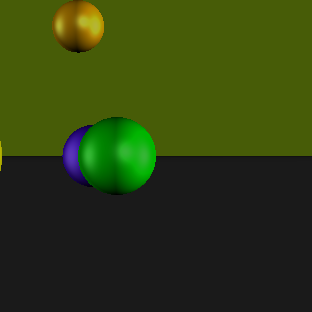
Frame 1 (no input)
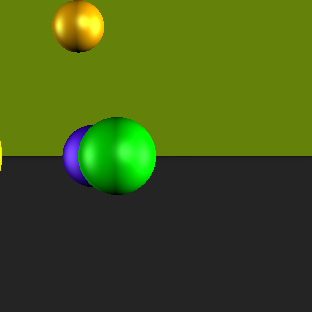
Frame 60 (the mouse pressed at the canvas centre just before this capture)
Frame 120 (the mouse held since frame 60 and released just before this capture): identical to frame 60, image omitted

The Processing sketch that drew these frames (run headless with seeded random() and noise(); from frame 60 on, the mouse is pressed at the canvas centre):

// Processing sketch: rev_4_mat
// ── rev_4_mat.pde
PVector eyePos;
ArrayList <Shape> shapes;
ArrayList <LightSource> lightSources;

LightSource lightSource;
FColor ambientInt;
FColor ambInt;

FColor kAmb;
FColor kDif;
FColor kSpe;
float shine;

void setup()
{
  size(312, 312);
  background(color(0, 0, 0));

  eyePos = new PVector(0, 0, -5);
  shapes = new ArrayList<Shape>();

  Sphere sph1 = new Sphere(new PVector(2, 0, 20), 1);
  shapes.add(sph1);
  sph1.material.ambientFactor.set(0.01, 0.01, 0.01);
  sph1.material.diffuseFactor.set(0.19, 0.00, 0.70);
  sph1.material.specularFactor.set(0.30, 0.30, 0.30);
  sph1.material.shininess = 3.0;
  Sphere sph2 = new Sphere(new PVector(1, 0, 15), 1);
  shapes.add(sph2);
  sph2.material.ambientFactor.set(0.01, 0.01, 0.01);
  sph2.material.diffuseFactor.set(0.00, 0.69, 0.00);
  sph2.material.specularFactor.set(0.30, 0.30, 0.30);
  sph2.material.shininess = 8.0;
  Sphere sph3 = new Sphere(new PVector(3, 0, 5), 1);
  shapes.add(sph3);
  sph3.material.ambientFactor.set(0.01, 0.01, 0.01);
  sph3.material.diffuseFactor.set(0.70, 0.69, 0.00);
  sph3.material.specularFactor.set(0.30, 0.30, 0.30);
  sph3.material.shininess = 8.0;
  Sphere sph4 = new Sphere(new PVector(3, 5, 25), 1);
  shapes.add(sph4);
  sph4.material.ambientFactor.set(0.01, 0.41, 0.01);
  sph4.material.diffuseFactor.set(0.70, 0.49, 0.00);
  sph4.material.specularFactor.set(0.30, 0.50, 0.30);
  sph4.material.shininess = 8.0;
  Sphere sph5 = new Sphere(new PVector(-1, 4, 6), 1);
  shapes.add(sph5);
  sph5.material.ambientFactor.set(0.01, 0.01, 0.01);
  sph5.material.diffuseFactor.set(0.20, 1.69, 1.00);
  sph5.material.specularFactor.set(0.00, 0.30, 0.30);
  sph5.material.shininess = 8.0;

  Plane pln = new Plane(new PVector(0, 1, 0), new PVector(0, -1, 0));
  shapes.add(pln);

  lightSources = new ArrayList<LightSource>();
  PointLightSource pls4 = new PointLightSource(new PVector(1000, 5, -5), new FColor(1, 1, 1));
  lightSources.add(pls4);
  PointLightSource pls5 = new PointLightSource(new PVector(-1110, 5, -5), new FColor(1, 1, 1));
  lightSources.add(pls5);
  PointLightSource pls6 = new PointLightSource(new PVector(-1110, 511, -2225), new FColor(1, 1111, 1));
  lightSources.add(pls6);

  ambInt = new FColor(0.1, 0.1, 0.1);
}

void draw()
{ 
  PVector pw = new PVector();
  pw.z = 0;

  for (int y = 0; y <height; ++ y)
  {
    pw.y = map(y, 0, height - 1, 1, -1);
    for (int x = 0; x <width; ++x)
    {
      pw.x = map(x, 0, width - 1, 1, -1);

      stroke(color(100, 130, 10));

      PVector eyeDir = PVector.sub(pw, eyePos);
      Ray eyeRay = new Ray(eyePos, eyeDir);
      IntersectionPoint nearestIntP = null;
      Shape nearestShape = null;
      for (int i = 0; i < shapes.size(); ++i)
      {

        IntersectionPoint res = shapes.get(i).testIntersection(eyeRay);
        if (res != null)
        {
          if (nearestIntP == null || nearestIntP.distance  > res.distance)
          {
            nearestIntP = res;
            nearestShape = shapes.get(i);
          }
        }
      }
      IntersectionPoint  res = nearestIntP;
      if (nearestShape != null)
      {
        kAmb =  nearestShape.material.ambientFactor;
        kDif =  nearestShape.material.diffuseFactor;
        kSpe =  nearestShape.material.specularFactor;
        shine = nearestShape.material.shininess;
      }
      if (res != null)
      {
        FColor col = new FColor(0, 0, 0);
        for (int l = 0; l < lightSources.size(); ++l)
        {
          Lighting ltg = lightSources.get(l).lightingAt(res.position);
          float nlDot = constrain(res.normal.dot(ltg.direction), 0, 1);
          col.add(new FColor (255*constrain(kDif.red*nlDot, 0, 1), 255*constrain(kDif.green*nlDot, 0, 1), 255*constrain(kDif.blue*nlDot, 0, 1)));
          if (nlDot > 0)
          {
            PVector refDir = PVector.sub(PVector.mult(res.normal, 2*nlDot), ltg.direction);
            PVector invEyeDir = PVector.mult(eyeDir, -1);
            invEyeDir.normalize();
            float vrDot = constrain(refDir.dot(invEyeDir), 0, 1);
            col.add(new FColor (255*constrain(pow(vrDot, shine)*kSpe.red, 0, 1), 255*constrain(pow(vrDot, shine)*kSpe.green, 0, 1), 255*constrain(pow(vrDot, shine)*kSpe.red, 0, 1)));
          }
        }
        stroke(col.red, col.green, col.blue);
      }
      point(x, y);
    }
  }
}


//PVector eyePos;
//Shape shape;

//LightSource lightSource;
//FColor ambientIntensity;

//FColor kAmb;
//FColor kDif;
//FColor kSpe;
//float shininess;

//void setup()
//{
//  size(512, 512);
//  background(color(0, 0, 0));

//  noSmooth();
//  noLoop();
//}

//void draw()
//{
//  eyePos = new PVector(0, 0, -5);

//  Sphere sph = new Sphere();
//  sph.center.set(0, 0, 5);
//  sph.radius = 1;
//  shape = sph;

//  PointLightSource pls = new PointLightSource();
//  pls.position.set(0, 0, 5);
//  pls.intensity.set(1.00, 1.00, 1.00);
//  lightSource = pls;

//  ambientIntensity = new FColor(0.10, 0.10, 0.10);

//  kAmb = new FColor(0.01, 0.01, 0.01);
//  //kAmb = new FColor(1000, 1001, 1001);
//  kDif = new FColor(0.69, 0.00, 0.00);
//  kSpe = new FColor(0.30, 0.30, 0.30);
//  shininess = 8;

//  PVector pw = new PVector();
//  pw.z = 0;
//  //Sphere sph = new Sphere(new PVector(0,0,5), 1);

//  for (int y = 0; y < height; ++y)
//  {
//    pw.y = map(y, 0, height - 1, 1, -1);
//    for (int x = 0; x <width; ++x)
//    {
//      pw.x = map(x, 0, width -1, 1, -1);

//      PVector eyeDir = PVector.sub(pw, eyePos);
//      Ray eyeRay = new Ray(eyePos, eyeDir);

//      stroke(color(100, 10, 237));

//      IntersectionPoint res = sph.testIntersection(eyeRay);
//      if (res != null)
//      {
//        FColor col = new FColor(0, 0, 0);
//        //ambientIntensity.mult(kAmb);
//        //col.add(ambientIntensity);

//        Lighting ltg  = pls.lightingAt(res.position);
//        ltg.direction = PVector.sub(pls.position, res.position); 
//        ltg.direction.normalize();
//        res.normal = PVector.sub(res.position, sph.center);
//        res.normal.normalize();
//        float nlDot = constrain((res.normal).dot(ltg.direction), 0, 1);
//        print(res.normal);

//        if (nlDot != 0)
//          print("got \n");

//        //kDif.red *= nlDot;
//        //kDif.blue *= nlDot;
//        //kDif.green *= nlDot;
//        kDif.red *= 1000;
//        kDif.blue *= 1000;
//        kDif.green *= 1000;
//        col.add(kDif);

//        //if(nlDot > 0)
//        //{
//        //  PVector refDir = PVector.sub(PVector.mult(res.normal, 2*nlDot), ltg.direction);
//        //  PVector invEyeDir = PVector.mult(eyeDir, -1);
//        //  invEyeDir.normalize();

//        //  float vrDot = constrain(refDir.dot(invEyeDir),0,1);
//        //  FColor imp = new FColor(100000,100000,100000);
//        //  col.add(imp);
//        //}
//        stroke(color(col.red, col.green, col.blue));
//      }
//      point(x, y);
//    }
//  }
//}

// ── GeometryUtils.pde

class FColor
{
  public float red, green, blue;
  public FColor(){ this(0,0,0); }
  public FColor(float v){ this(v,v,v); }
  public FColor(float r, float g, float b)
  {
    red = r; green = g; blue = b;
  } 
  public color toColor()
  {
      return toColor(1.0);
  }
  public color toColor(float k)
  {
    return toColor(k,k,k);
  }
  public color toColor(float kr, float kg, float kb)
  {
    int r = (int)(255 * constrain(red,   0, kr));
    int g = (int)(255 * constrain(green, 0, kg));
    int b = (int)(255 * constrain(blue,  0, kb));
    return color(r, g, b);
  }
  public FColor copy()
  {
    return new FColor(red, green, blue);
  }
  /** 
   * @deprecated FColor#get() is deprected.
   * @see FColor#copy() 
   */
  public FColor get()
  {
    return copy();
  }
  public void set(float r, float g, float b)
  {
    red = r;
    green = g;
    blue = b;
  }  
  public void add(FColor fc)
  {
    red += fc.red;
    green += fc.green;
    blue += fc.blue;
  }
  public void mult(FColor fc)
  {
    red *= fc.red;
    green *= fc.green;
    blue *= fc.blue;    
  }
  public String toString()
  {
    return "[ " + red + ", " + green + ", " + blue + " ]";
  }
}
FColor colorPi(FColor ... params)
{
  FColor res = new FColor(1,1,1);
  for(FColor fc : params)
    res.mult(fc);
  return res;
}

class Ray
{
  public PVector start, direction;
  public Ray(){ this(new PVector(), new PVector()); }
  public Ray(PVector s, PVector d)
  {
    start = s.copy();
    direction = d.copy();
  }
  public PVector getPoint(float t)
  {
    return vectorSigma(start, t, direction);
  }
}
class IntersectionPoint 
{
  public float distance;
  public PVector position;
  public PVector normal; 
}

abstract class Shape
{
  public Material material = new Material();
  public abstract IntersectionPoint testIntersection(Ray ray);
}

class Lighting
{
  public float distance; 
  public FColor intensity;
  public PVector direction;
}

abstract class LightSource
{
  public abstract Lighting lightingAt(PVector pos);  
}

/////////////////////////////////////////////////////////////////////

class Sphere extends Shape 
{
  public PVector center;
  public float radius;
  
  public Sphere(){ this(new PVector(), 1); }
  public Sphere(PVector c, float r)
  {
    center = c.copy();
    radius = r;
  }
  
  public IntersectionPoint testIntersection(Ray ray)
  {
    PVector tmp = PVector.sub(ray.start, center);
    
    float A = ray.direction.magSq();
    float B = 2*ray.direction.dot(tmp);
    float C = tmp.magSq() - pow(radius, 2);
    
    float D = pow(B, 2)- 4*A*C;
    
    float t = -1;
    if(D == 0)
      t = -B/(2*A);
     else if(D>0)
     {
       float t1 = (-B - sqrt(D))/(2*A);
       float t2 = (-B + sqrt(D))/(2*A);
       
       t = t1 > 0 && t2 > 0 ? min(t1,t2):max(t1,t2);
     }
     if(t > 0)
     {
       IntersectionPoint res = new IntersectionPoint();
       PVector len = PVector.mult(ray.direction, t);
       res.distance = len.mag();
       res.position = PVector.add(ray.start, len);
       res.normal = PVector.sub(res.position, center);
       res.normal.normalize();
       return res;
     }
     else
      return null;
  }
}

class Plane extends Shape
{
  public PVector normal;
  public PVector position;
  
  public Plane(){ this(new PVector(0,1,0), new PVector(0,0,0)); }
  public Plane(PVector n, PVector p)
  {
    normal = n.copy();
    normal.normalize();
    position = p.copy();
  }
  public IntersectionPoint testIntersection(Ray ray)
  {
    float dn_dot = ray.direction.dot(normal);
    if ( dn_dot != 0 )
    {
      float t = (position.dot(normal) - ray.start.dot(normal)) / dn_dot;
      if ( t > 0 )
      {
        IntersectionPoint res = new IntersectionPoint();
        res.distance = t * ray.direction.mag();
        res.position = ray.getPoint(t);
        res.normal = normal.copy();
        return res;
      }//if
    }//if
    return null;    
  }
}


class PointLightSource extends LightSource
{
  public PVector position;
  public FColor intensity;
  
  public PointLightSource(){ this(new PVector(0,0,0), new FColor(1,1,1)); }
  public PointLightSource(PVector pos, FColor fc)
  {
    position = pos.copy();
    intensity = fc.copy();   
  }
  
  public Lighting lightingAt(PVector pos)
  {  
    Lighting res = new Lighting();
    res.direction = PVector.sub(position, pos);
    res.distance = res.direction.mag();
    res.direction.normalize();
    res.intensity = intensity.copy();
    return res;
  }
}

class DirectionalLightSource extends LightSource
{
  public PVector direction;
  public FColor intensity;

  public DirectionalLightSource(){ this(new PVector(0,-1,0), new FColor(1,1,1)); }
  public DirectionalLightSource(PVector dir, FColor fc)
  {
    direction = dir.copy();
    direction.normalize();
    intensity = fc.copy();      
  }  
  public Lighting lightingAt(PVector pos)
  {
    Lighting res = new Lighting();
    res.direction = PVector.mult(direction, -1);
    res.intensity = intensity.copy();
    res.distance = Float.MAX_VALUE;
    return res;
  }  
}

PVector vectorSigma(Object ... params)
{
  PVector result = new PVector(0,0,0);
  for(int i = 0; i < params.length;)
  {
    if ( params[i] instanceof Number )
    {
      if ( i+1 > params.length-1 || !(params[i+1] instanceof PVector) )
        throw new IllegalArgumentException();
       
      float k = ((Number)params[i]).floatValue();
      PVector v = (PVector)params[i+1];
       
      result.add(PVector.mult(v, k));
      i += 2;
    }
    else if ( params[i] instanceof PVector )
    {
      PVector v = (PVector)params[i];
      result.add(v);
      ++i;
    }
  }//for
  return result;
}


class Material 
{
  public FColor ambientFactor;
  public FColor diffuseFactor;
  public FColor specularFactor;
  public float shininess;
  
  public Material()
  {
    ambientFactor  = new FColor(0.01f, 0.01f, 0.01f);
    diffuseFactor  = new FColor(0.69f, 0.69f, 0.69f);
    specularFactor = new FColor(0.30f, 0.30f, 0.30f);
    shininess = 8;    
  }  
}
